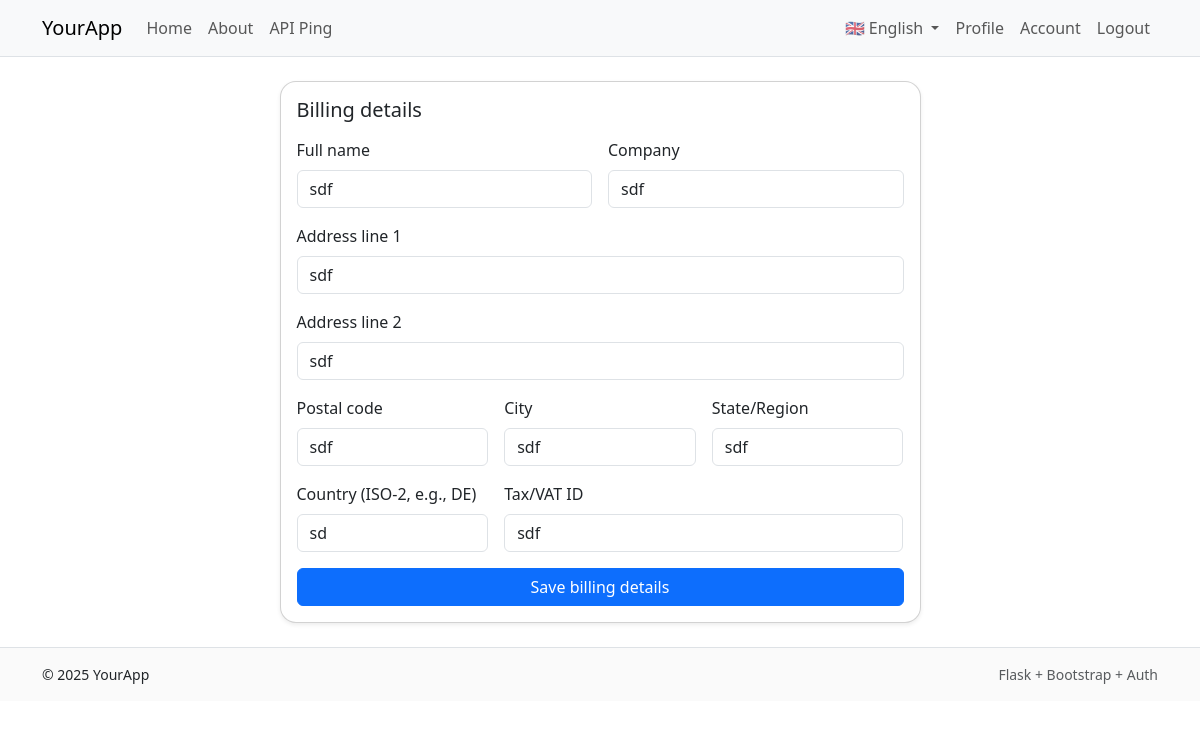
Page /account/billing (signed in) on the committed database.
### app/models/billing.py (models this page shows)
class BillingProfile(db.Model):
    id = db.Column(db.Integer, primary_key=True)
    user_id = db.Column(db.Integer, db.ForeignKey('user.id', ondelete='CASCADE'), unique=True, nullable=False)
    full_name = db.Column(db.String(255), nullable=True)
    company = db.Column(db.String(255), nullable=True)
    address1 = db.Column(db.String(255), nullable=True)
    address2 = db.Column(db.String(255), nullable=True)
    city = db.Column(db.String(128), nullable=True)
    state = db.Column(db.String(128), nullable=True)
    postal_code = db.Column(db.String(64), nullable=True)
    country = db.Column(db.String(2), nullable=True)  # ISO 2-letter code
    tax_id = db.Column(db.String(64), nullable=True)  # VAT/Tax number
    user = db.relationship("User", back_populates="billing")

### app/blueprints/account/routes.py (the view)
@bp.route("/billing", methods=["GET","POST"])
@login_required
def billing():
    billing = current_user.billing or BillingProfile(user=current_user)
    form = BillingForm(obj=billing)
    if form.validate_on_submit():
        form.populate_obj(billing)
        db.session.add(billing)
        db.session.commit()
        flash("Billing details saved.", "success")
        return redirect(url_for("account.overview"))
    return render_template("account/billing.html", form=form)

### app/blueprints/account/forms.py
class BillingForm(FlaskForm):
    full_name = StringField("Full name", validators=[Optional(), Length(max=255)])
    company = StringField("Company", validators=[Optional(), Length(max=255)])
    address1 = StringField("Address line 1", validators=[Optional(), Length(max=255)])
    address2 = StringField("Address line 2", validators=[Optional(), Length(max=255)])
    city = StringField("City", validators=[Optional(), Length(max=128)])
    state = StringField("State/Region", validators=[Optional(), Length(max=128)])
    postal_code = StringField("Postal code", validators=[Optional(), Length(max=64)])
    country = StringField("Country (ISO-2, e.g., DE)", validators=[Optional(), Length(max=2)])
    tax_id = StringField("Tax/VAT ID", validators=[Optional(), Length(max=64)])
    submit = SubmitField("Save billing details")

### app/context_helpers.py (called while the page is built)
def register_context_processors(app):
    @app.context_processor
    def utility_processor():
        def has_endpoint(name: str) -> bool:
            return name in current_app.view_functions
        return dict(has_endpoint=has_endpoint)

### app/templates/account/billing.html (shortened to what this page needs)
{% extends "base.html" %}
{% block content %}
<div class="row justify-content-center">
  <div class="col-12 col-md-8 col-lg-7">
    <div class="card shadow-sm">
      <div class="card-body">
        <h1 class="h5 mb-3">Billing details</h1>
        <form method="post" novalidate>
          <div class="row g-3">
            <div class="col-md-6">
              {{ form.full_name.label(class="form-label") }}
              {{ form.full_name(class="form-control") }}
            </div>
            <div class="col-md-6">
              {{ form.company.label(class="form-label") }}
              {{ form.company(class="form-control") }}
            </div>
            <div class="col-12">
              {{ form.address1.label(class="form-label") }}
              {{ form.address1(class="form-control") }}
            </div>
            <div class="col-12">
              {{ form.address2.label(class="form-label") }}
              {{ form.address2(class="form-control") }}
            </div>
            <div class="col-md-4">
              {{ form.postal_code.label(class="form-label") }}
              {{ form.postal_code(class="form-control") }}
            </div>
            <div class="col-md-4">
              {{ form.city.label(class="form-label") }}
              {{ form.city(class="form-control") }}
            </div>
            <div class="col-md-4">
              {{ form.state.label(class="form-label") }}
              {{ form.state(class="form-control") }}
            </div>
            <div class="col-md-4">
              {{ form.country.label(class="form-label") }}
              {{ form.country(class="form-control", placeholder="DE") }}
            </div>
            <div class="col-md-8">
              {{ form.tax_id.label(class="form-label") }}
              {{ form.tax_id(class="form-control", placeholder="VAT ID") }}
            </div>
          </div>
          <div class="d-grid mt-3">
            {{ form.submit(class="btn btn-primary") }}
          </div>
        </form>
      </div>
    </div>
  </div>
</div>
{% endblock %}

### app/static/css/app.css (style rules this page uses)
.card { border-radius: 1rem; }

### rows in the picture
BillingProfile: full_name "sdf", company "sdf", address1 "sdf", address2 "sdf", postal_code "sdf", city "sdf", state "sdf", country "sd", tax_id "sdf"

### other values in the picture
{{ 2025 }} "2025"
